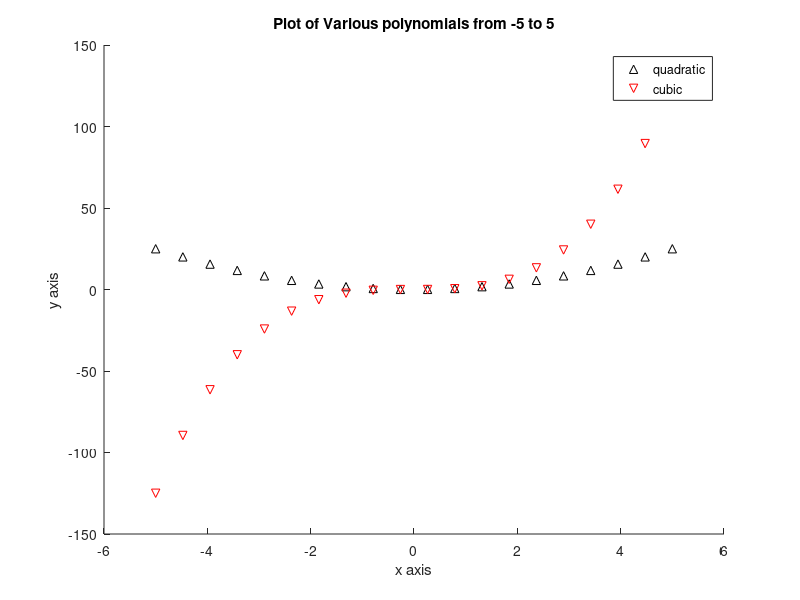

Reproduce this figure in MATLAB.
% Script showing the use of legend()
% Author: Chris B. Kirov
% Date: 14.09.2017  
clc
clear  
close all

iBeg = -5;
N = 20;
iEnd = 5;
x = linspace(iBeg, iEnd, N);

hold on
plot(x, x.^2, 'k^');
plot(x, x.^3, 'rv');
hold off

title(sprintf('Plot of Various polynomials from %d to %d', x(1), x(end)));
xlabel('x axis')
ylabel('y axis')
legend('quadratic', 'cubic')                                    % add text description in the same order of the plotted data. 
